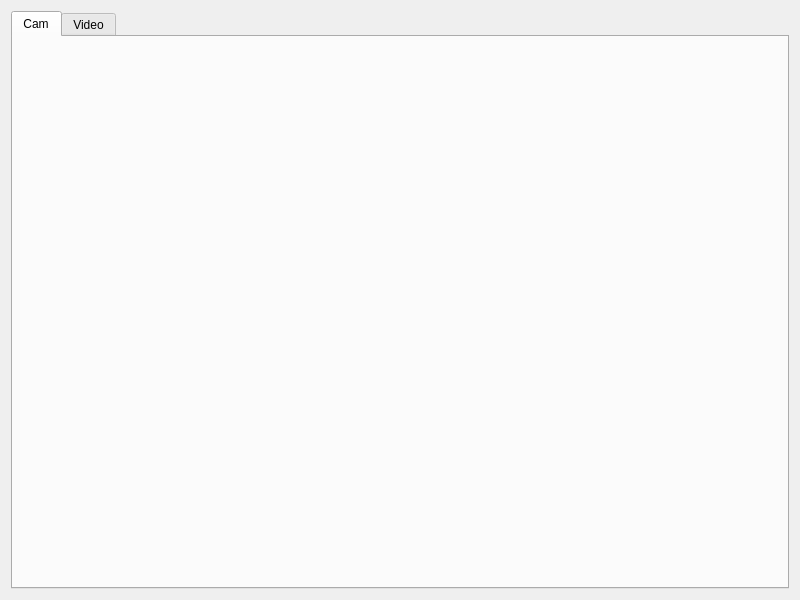
<?xml version="1.0" encoding="UTF-8"?>
<ui version="4.0">
 <class>MainWidget</class>
 <widget class="QWidget" name="MainWidget">
  <property name="geometry">
   <rect>
    <x>0</x>
    <y>0</y>
    <width>800</width>
    <height>600</height>
   </rect>
  </property>
  <property name="windowTitle">
   <string>MainWidget</string>
  </property>
  <layout class="QHBoxLayout" name="horizontalLayout">
   <item>
    <widget class="QTabWidget" name="pTabWidget">
     <property name="currentIndex">
      <number>0</number>
     </property>
     <widget class="QWidget" name="pTab1">
      <attribute name="title">
       <string>Cam</string>
      </attribute>
     </widget>
     <widget class="QWidget" name="pTab2">
      <attribute name="title">
       <string>Video</string>
      </attribute>
     </widget>
    </widget>
   </item>
  </layout>
 </widget>
 <resources/>
 <connections/>
</ui>
